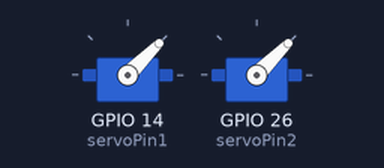
The sketch below on a simulated ESP32. On the bench: 2 × servo.

Above: at 0.5 s.
At 1.0 s:
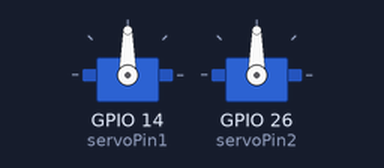
Timing chart, 0 to 2.5 s (numbered marks = the images above):
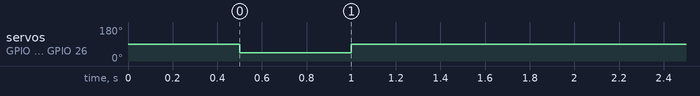

Measured:
- by itself, servo on GPIO 14 (servoPin1), servo on GPIO 26 (servoPin2): 90° → 45° at 0.50 s, → 90° 0.50 s later

The sketch:

Servo_2x_unit_test_esp32.ino
```cpp
#include <ESP32Servo.h>

Servo servo1;  // Create servo object for first servo
Servo servo2;  // Create servo object for second servo

const int servoPin1 = 14;  // First servo on GPIO 14
const int servoPin2 = 26;  // Second servo on GPIO 26

void setup() {
    servo1.attach(servoPin1);  // Attach first servo
    servo2.attach(servoPin2);  // Attach second servo
    delay(500);
    servo1.write(45);  // Move first servo
    servo2.write(45);
    delay(500);
    servo1.write(90);  // Move first servo
    servo2.write(90);
}

void loop() {
    servo1.write(90);  // Move first servo
    servo2.write(90);
}
```
